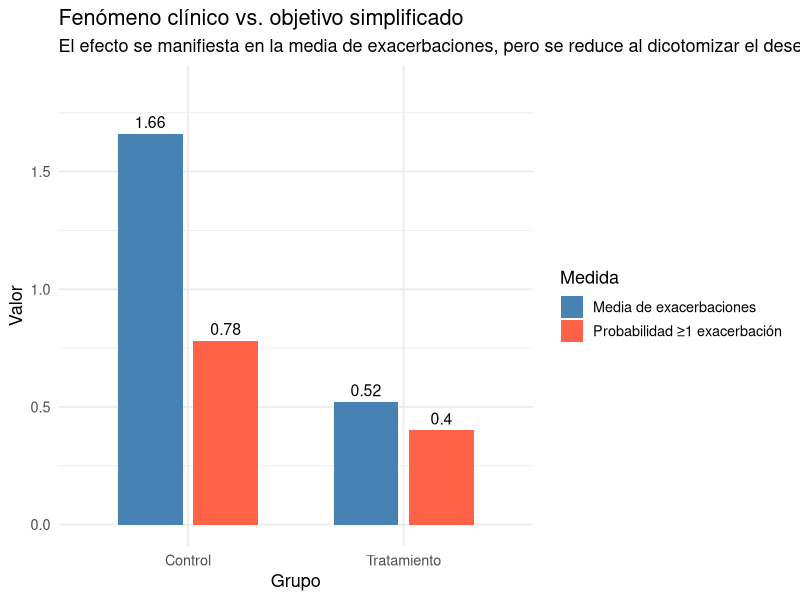

Generate this figure with R:
## ---- chunk 1
library(tidyverse)
library(ggplot2)
set.seed(456)

n <- 100
datos <- tibble(
  id = 1:n,
  grupo = rep(c("Control", "Tratamiento"), each = n/2)
)

# Ajustamos lambda para mostrar la desconexión
lambda <- c(Control = 1.5, Tratamiento = 0.5)
datos <- datos %>%
  mutate(
    exac = rpois(n(), lambda[grupo]),
    binaria = ifelse(exac >= 1, 1, 0)
  )

# Resumen para tabla
res_tabla <- datos %>%
  group_by(grupo) %>%
  summarise(
    exac_media = mean(exac),
    prob_al_menos_una = mean(binaria)
  )

# res_tabla

# Preparar datos para gráfico
res_grafico <- res_tabla %>%
  pivot_longer(cols = c(exac_media, prob_al_menos_una),
               names_to = "medida",
               values_to = "valor") %>%
  mutate(
    medida = recode(medida,
                    exac_media = "Media de exacerbaciones",
                    prob_al_menos_una = "Probabilidad ≥1 exacerbación")
  )

# Gráfico combinado
ggplot(res_grafico, aes(x = grupo, y = valor, fill = medida)) +
  geom_col(position = position_dodge(width = 0.7), width = 0.6) +
  geom_text(aes(label = round(valor, 2)),
            position = position_dodge(width = 0.7),
            vjust = -0.5, size = 4) +
  scale_fill_manual(values = c("Media de exacerbaciones" = "steelblue",
                               "Probabilidad ≥1 exacerbación" = "tomato")) +
  labs(
    title = "Fenómeno clínico vs. objetivo simplificado",
    subtitle = "El efecto se manifiesta en la media de exacerbaciones, pero se reduce al dicotomizar el desenlace como ≥1 exacerbación",
    x = "Grupo",
    y = "Valor",
    fill = "Medida"
  ) +
  theme_minimal(base_size = 13) +
  coord_cartesian(ylim = c(0, max(res_grafico$valor) + 0.2))

